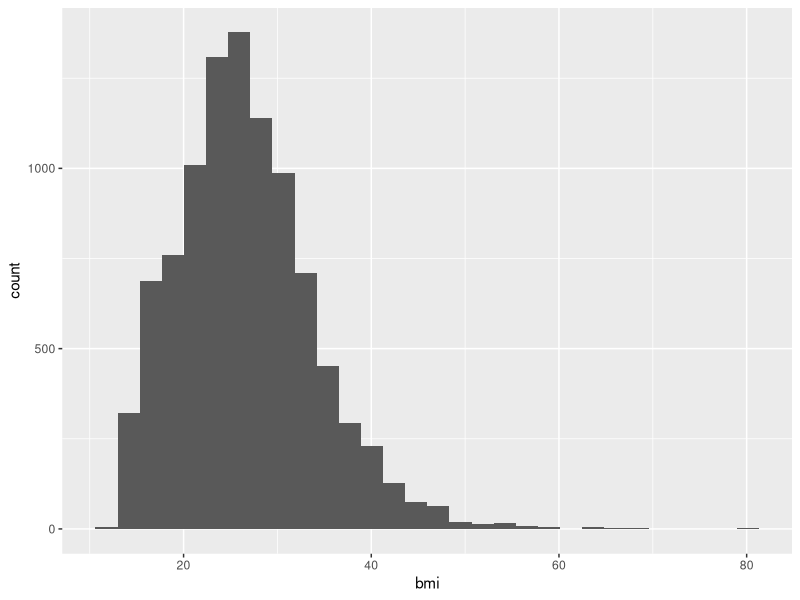
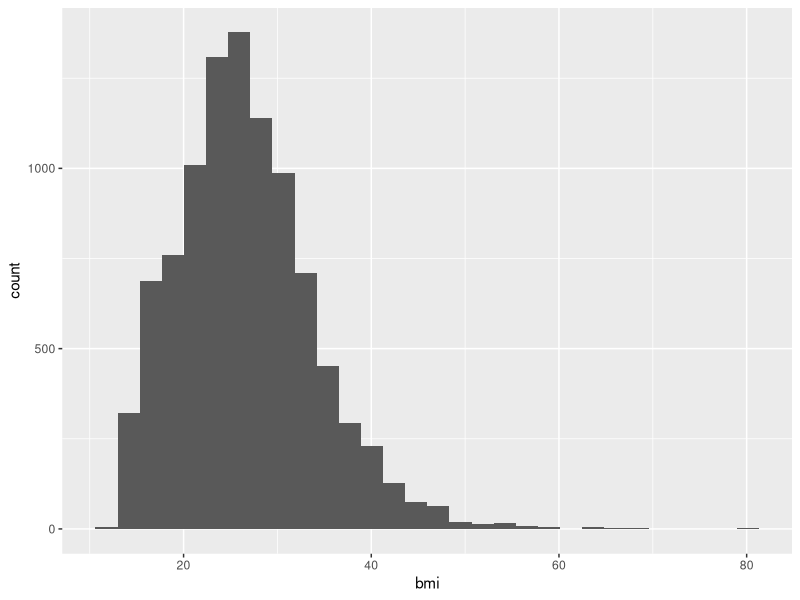
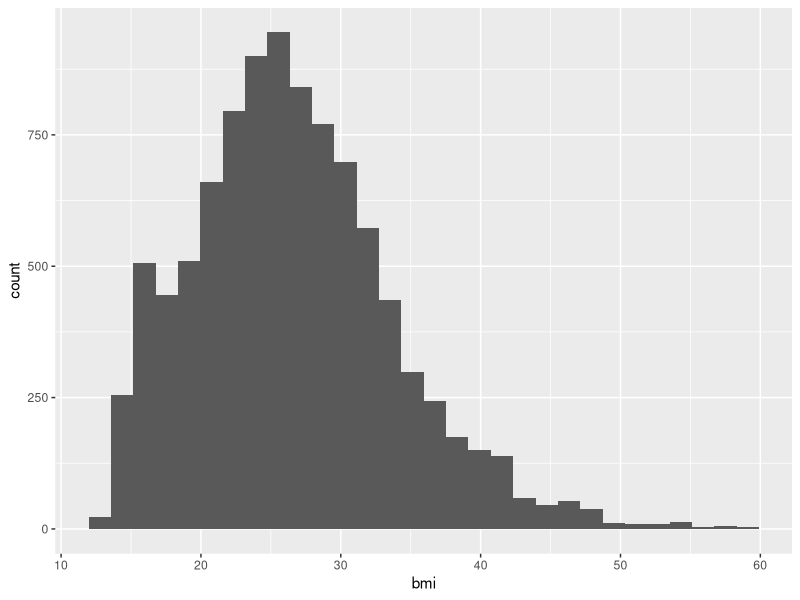
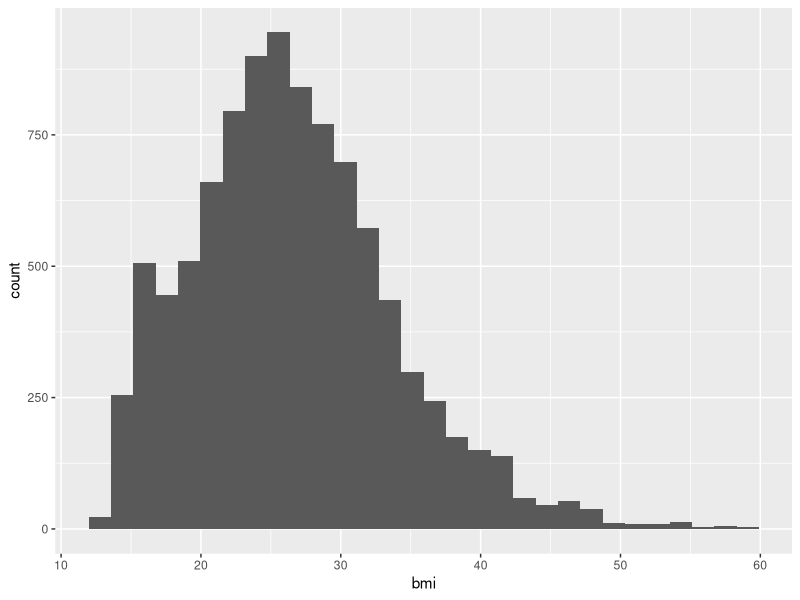
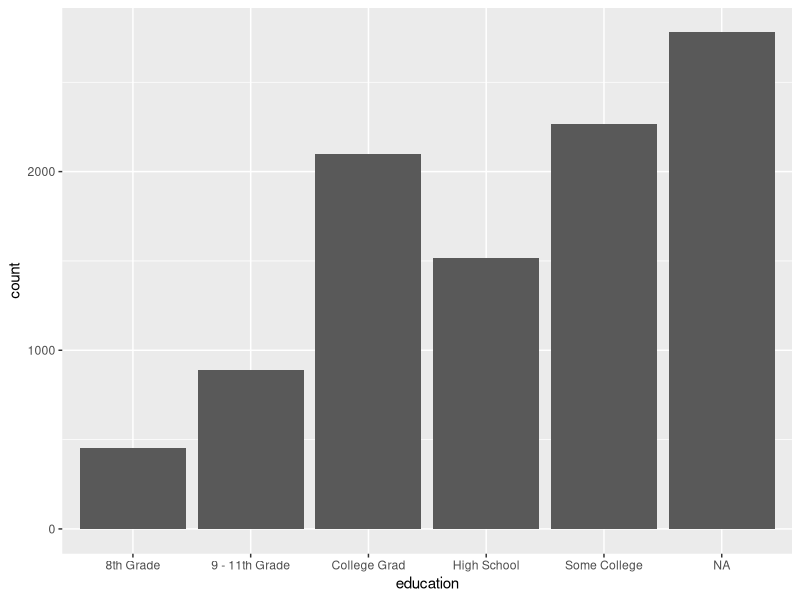
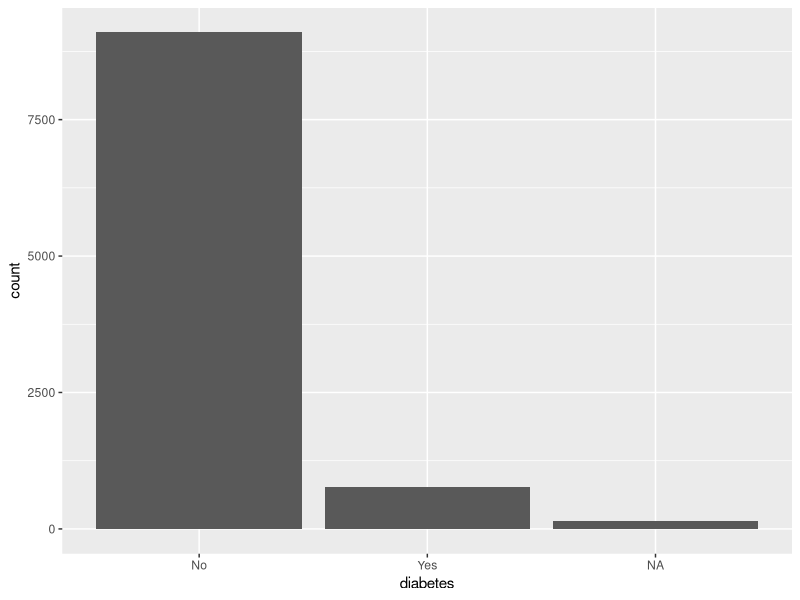
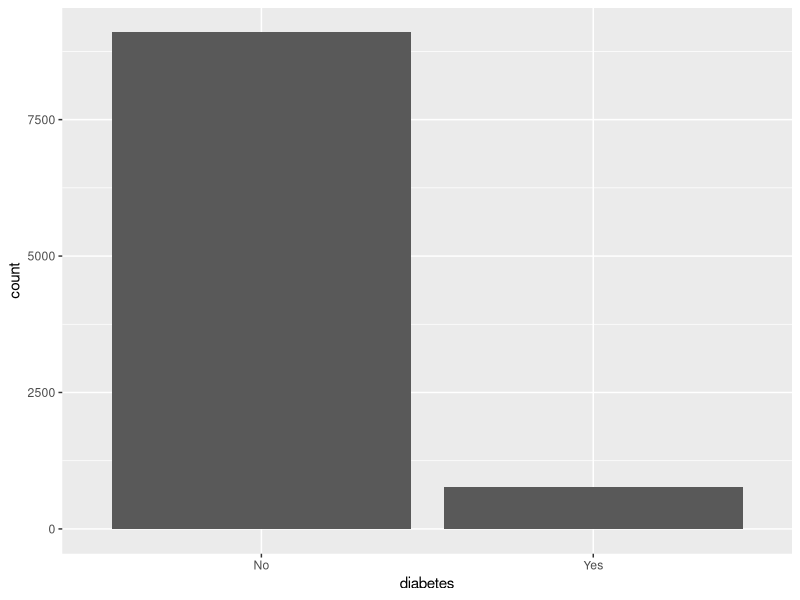
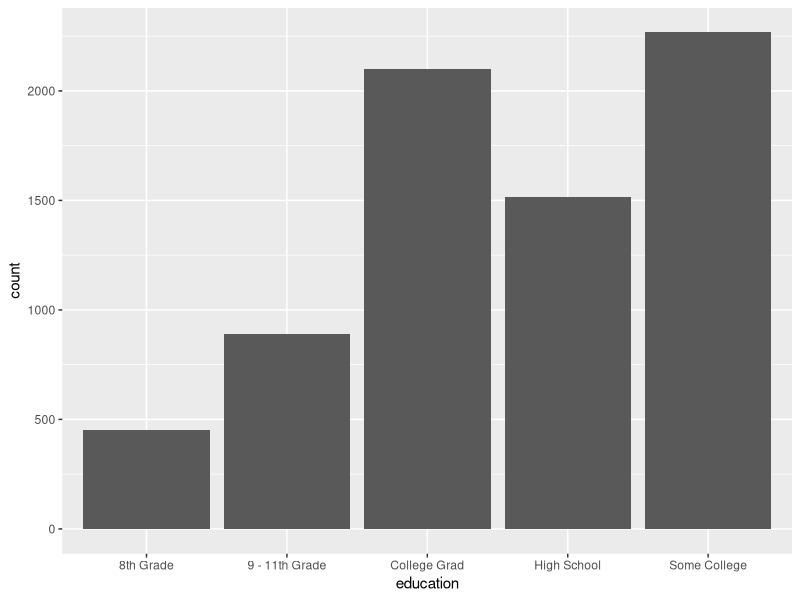

Write the R code that produced these figures, in order.
## ---- chunk 1
#| include: false
library(tidyverse)
nhanes_small <- read_csv(here::here("data/nhanes_small.csv"))
## ---- chunk 2
#| filename: "docs/learning.qmd"
nhanes_small %>%
  ggplot(aes(x = bmi)) +
  geom_histogram()
## ---- chunk 3
#| filename: "docs/learning.qmd"
nhanes_small %>%
  ggplot(aes(x = bmi)) +
  geom_histogram(na.rm = TRUE)
## ---- chunk 4
#| filename: "docs/learning.qmd"
nhanes_small %>%
  filter(bmi <= 60) %>%
  ggplot(aes(x = bmi)) +
  geom_histogram(na.rm = TRUE)
## ---- chunk 5
#| echo: fenced
#| fig-cap: "Distribution of BMI."
#| label: fig-bmi-histo
nhanes_small %>%
  filter(bmi <= 60) %>%
  ggplot(aes(x = bmi)) +
  geom_histogram(na.rm = TRUE)
## ---- chunk 6
#| filename: "docs/learning.qmd"
nhanes_small %>%
  ggplot(aes(x = education)) +
  geom_bar()
## ---- chunk 7
nhanes_small %>%
  ggplot(aes(x = diabetes)) +
  geom_bar()
## ---- chunk 8
#| filename: "docs/learning.qmd"
nhanes_small %>%
  filter(!is.na(diabetes)) %>%
  ggplot(aes(x = diabetes)) +
  geom_bar()

nhanes_small %>%
  filter(!is.na(education)) %>%
  ggplot(aes(x = education)) +
  geom_bar()
## ---- chunk 9
#| echo: fenced
#| label: fig-diabetes-education
#| fig-cap: "Counts of Diabetes and Education."
#| fig-subcap:
#|   - "Number of those with or without Diabetes."
#|   - "Number of those with different educational status."
#| layout-ncol: 2
nhanes_small %>%
  filter(!is.na(diabetes)) %>%
  ggplot(aes(x = diabetes)) +
  geom_bar()

nhanes_small %>%
  filter(!is.na(education)) %>%
  ggplot(aes(x = education)) +
  geom_bar()
## ---- chunk 10
#| filename: "docs/learning.qmd"
nhanes_small %>%
  ggplot(aes(x = bmi, y = bp_sys_ave)) +
  geom_hex(na.rm = TRUE)
## ---- chunk 11
nhanes_small %>%
  ggplot(aes(x = bmi, y = bp_sys_ave)) +
  geom_hex(na.rm = TRUE) +
  geom_smooth(na.rm = TRUE)
